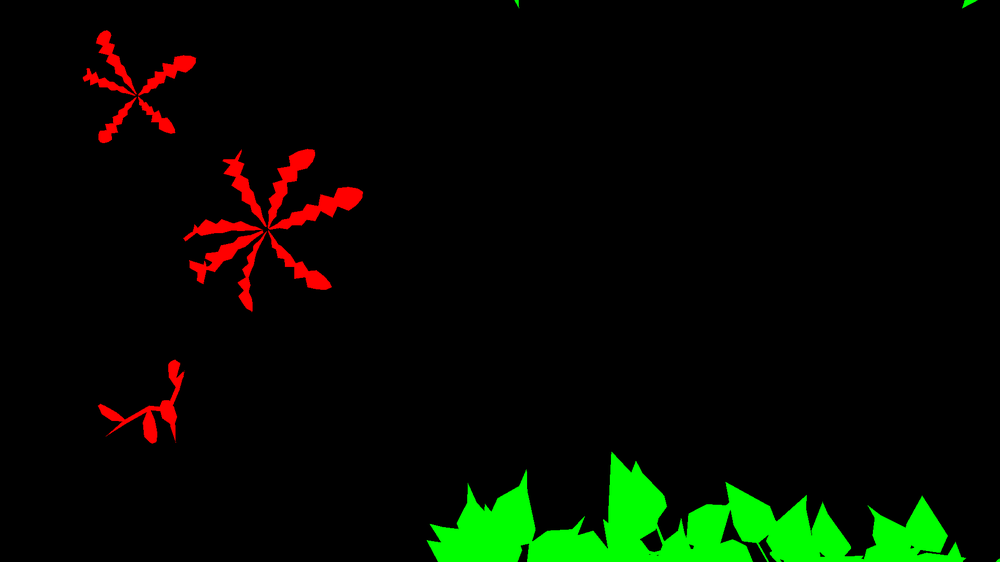
#> input picture cropcraft/output/bean_3weed_01/render/masks/frame_0001.png, 1000 x 562 px, shrunk from 1920 x 1080 before the run; its folder holds only this picture in this run
$ python mask_to_yolo.py
#> lines starting #> are read from the running program, lines starting #| are printed output that depends on the picture; after the words box and inside, x2 and y2 are one past the last pixel; in counts of white or black regions, pixels touching at a corner belong together
import cv2
import numpy as np
import os
import glob

# Get the exact folder where this Python script is saved
SCRIPT_DIR = os.path.dirname(os.path.abspath(__file__))

# Point to the masks and labels folders right next to the script
MASKS_DIR = os.path.join(SCRIPT_DIR, 'masks')
LABELS_DIR = os.path.join(SCRIPT_DIR, 'labels')

# Class IDs: 0 for Crop (Green), 1 for Weed (Red)
CLASS_CROP = 0
CLASS_WEED = 1

# ==========================================
# THE FUSION DIAL (Morphological Kernel Size)
# If the leaves are still separate, increase this to 55 or 65.
# If the box starts grabbing two completely different plants, lower it to 25.
KERNEL_SIZE = 45
# ==========================================

def process_masks():
    mask_files = glob.glob(os.path.join(MASKS_DIR, '*.*'))

    if not mask_files:
        print(f"❌ No masks found in:\n{MASKS_DIR}\nPlease check your folder name!")
        return

    print(f"🔍 Found {len(mask_files)} masks. Starting conversion...")

    # Create the label folder if it doesn't exist yet
    if not os.path.exists(LABELS_DIR):
        os.makedirs(LABELS_DIR)

    for mask_path in mask_files:
        filename = os.path.splitext(os.path.basename(mask_path))[0]
        label_path = os.path.join(LABELS_DIR, f"{filename}.txt")

        mask_img = cv2.imread(mask_path)
#> mask_img is the input picture: shape (562, 1000, 3); mean B, G, R 0, 11.3, 4.7
        if mask_img is None:
            continue

        img_h, img_w = mask_img.shape[:2]
#> img_h = 562; img_w = 1000
        yolo_lines = []

        # Isolate GREEN pixels (Crops)
        lower_green = np.array([0, 100, 0])
        upper_green = np.array([100, 255, 100])
        green_mask = cv2.inRange(mask_img, lower_green, upper_green)
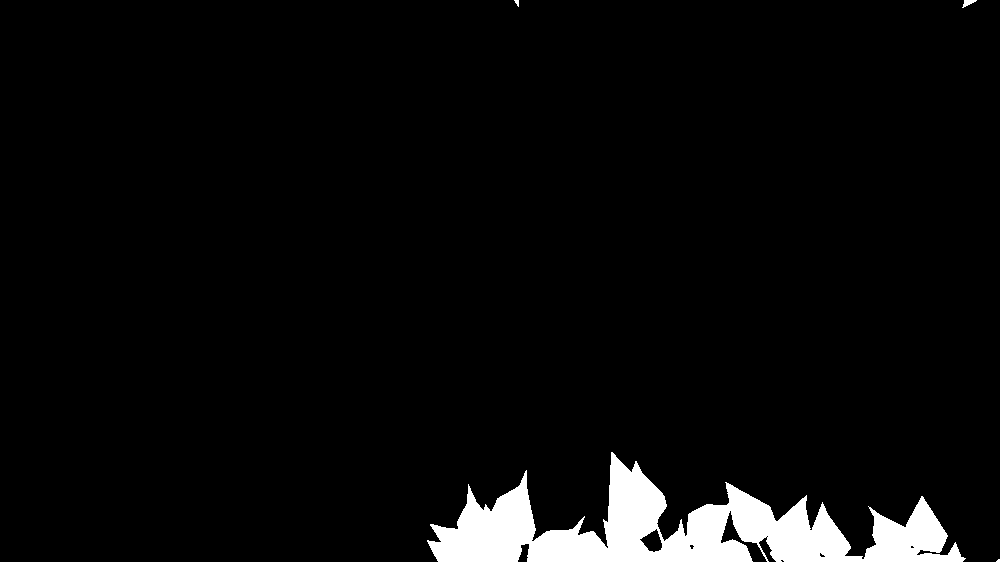
#> green_mask: shape (562, 1000); 4.4% white; 4 white regions (1 under 20 px), largest, box (x1, y1, x2, y2) and area: (427, 452, 966, 562) 24884, (962, 0, 977, 8) 60, (514, 0, 519, 7) 21

        # Isolate RED pixels (Weeds)
        lower_red = np.array([0, 0, 100])
        upper_red = np.array([100, 100, 255])
        red_mask = cv2.inRange(mask_img, lower_red, upper_red)
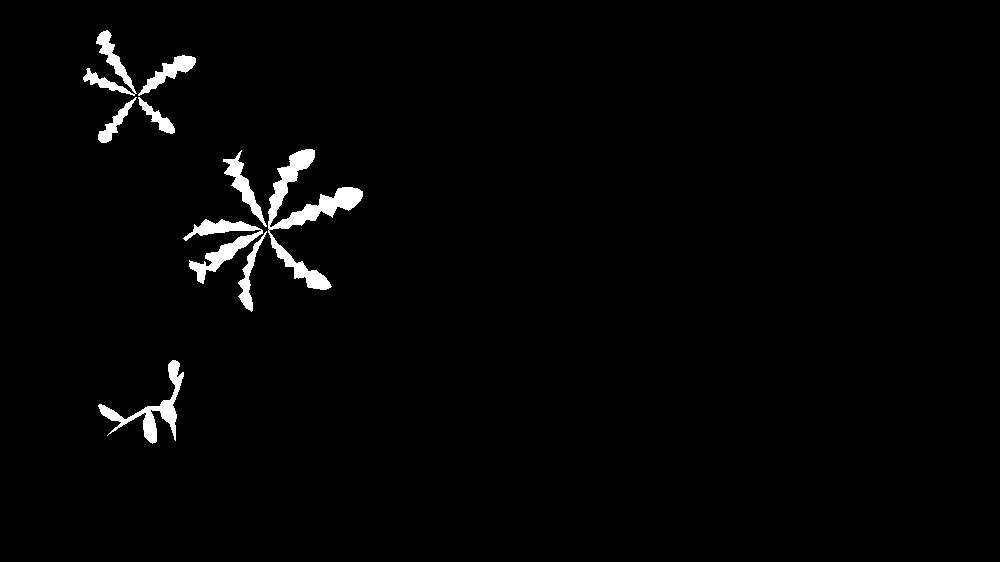
#> red_mask: shape (562, 1000); 1.9% white; 9 white regions, largest, box (x1, y1, x2, y2) and area: (268, 149, 363, 290) 3360, (183, 219, 263, 284) 1629, (98, 360, 184, 444) 1533

        # Helper function to fuse leaves and convert to YOLO format
        def extract_boxes(binary_mask, class_id):
            # THE MORPHOLOGICAL TRICK:
            # 1. Create the "fusion block"
#> called with class_id = 0
            kernel = np.ones((KERNEL_SIZE, KERNEL_SIZE), np.uint8)
            # 2. Apply MORPH_CLOSE to bridge the gaps between leaves
            fused_mask = cv2.morphologyEx(binary_mask, cv2.MORPH_CLOSE, kernel)
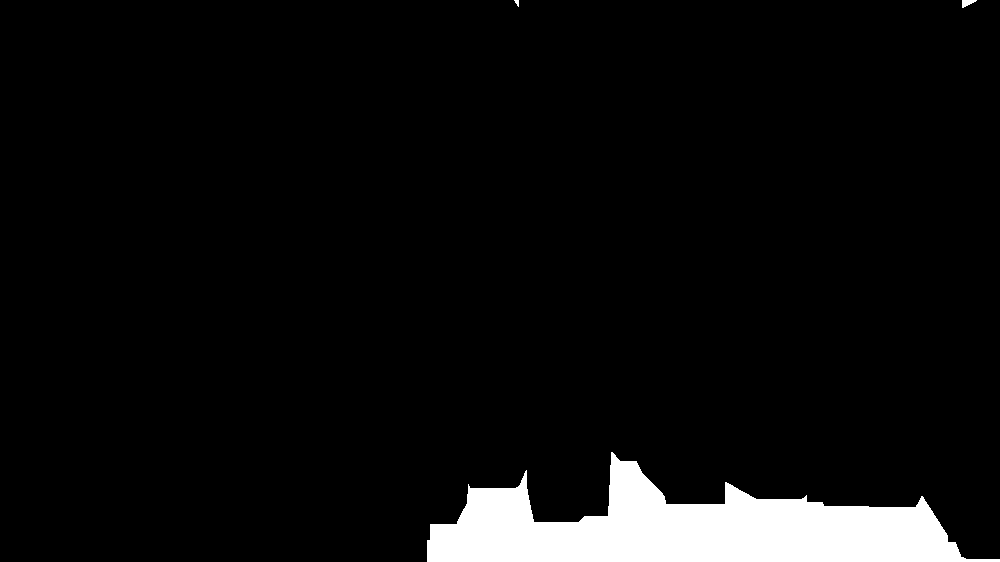
#> fused_mask: shape (562, 1000); 5.7% white; 3 white regions

            # Find contours on the newly fused mask
            contours, _ = cv2.findContours(fused_mask, cv2.RETR_EXTERNAL, cv2.CHAIN_APPROX_SIMPLE)
#> contours = 3 contours, 1 with area under 20; largest, box (x1, y1, x2, y2) and area: (427, 452, 1000, 562) 31104, (962, 0, 977, 8) 52

            for contour in contours:
                if cv2.contourArea(contour) < 50: # Ignore tiny noise
                    continue

                x, y, w, h = cv2.boundingRect(contour)

                # Convert to normalized YOLO math
                x_center = (x + (w / 2.0)) / img_w
                y_center = (y + (h / 2.0)) / img_h
                norm_w = w / img_w
                norm_h = h / img_h

                yolo_lines.append(f"{class_id} {x_center:.6f} {y_center:.6f} {norm_w:.6f} {norm_h:.6f}")
#> this loop made 3 passes
#> (x, y, w, h, x_center, y_center, norm_w, norm_h) on passes 1 to 2: (427, 452, 573, 110, 0.714, 0.902, 0.573, 0.196), (962, 0, 15, 8, 0.97, 0.00712, 0.015, 0.0142)
#> after the loop, yolo_lines = ['0 0.713500 0.902135 0.573000 0.195730', '0 0.969500 0.007117 0.015000 0.014235']

        # Extract boxes
        extract_boxes(green_mask, CLASS_CROP)
        extract_boxes(red_mask, CLASS_WEED)
#> call 2 of extract_boxes, with class_id = 1
#> in extract_boxes (call 2), `fused_mask = cv2.morphologyEx(binary_mask, cv2.MORPH_CLOSE, kernel)`:
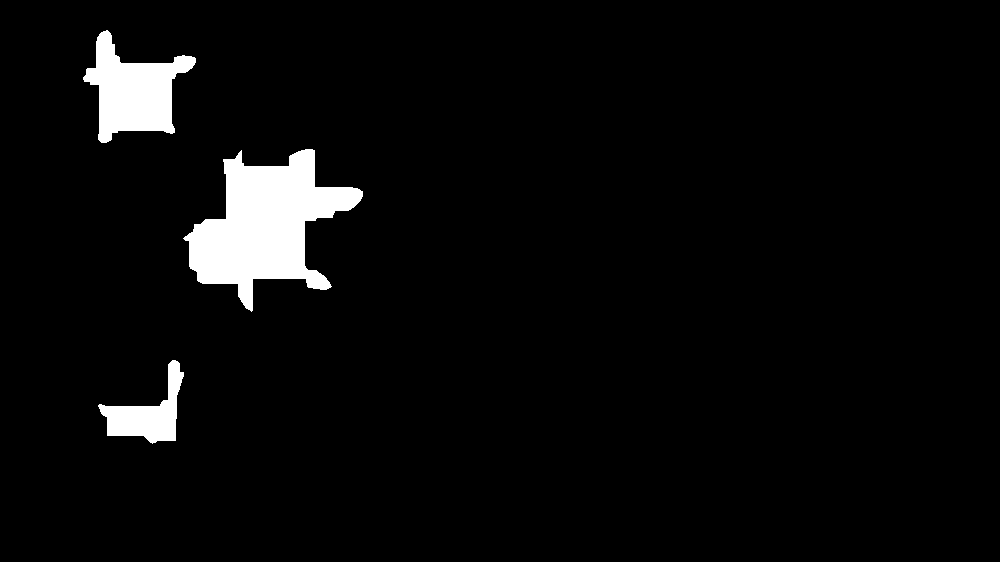
#> fused_mask: shape (562, 1000); 4.2% white; 3 white regions
#> in extract_boxes (call 2), `contours, _ = cv2.findContours(fused_mask, cv2.RETR_EXTERNAL, cv2.CHAI..`: contours = 3 contours; box (x1, y1, x2, y2) and area: (183, 149, 363, 312) 13950, (83, 30, 196, 143) 6134, (98, 360, 184, 444) 2749
#> the loop in extract_boxes (call 2), `for contour in contours:` made 3 passes
#> (x, y, w, h, x_center, y_center, norm_w, norm_h) on passes 1 to 3: (98, 360, 86, 84, 0.141, 0.715, 0.086, 0.149), (183, 149, 180, 163, 0.273, 0.41, 0.18, 0.29), (83, 30, 113, 113, 0.14, 0.154, 0.113, 0.201)
#> after the loop in extract_boxes (call 2), `for contour in contours:`: yolo_lines = ['0 0.713500 0.902135 0.573000 0.195730', '0 0.969500 0.007117 0.015000 0.014235', '1 0.141000 0.715302 0.086000 0.149466', '1 0.273000 0.410142 0.180000 0.290036', '1 0.139500 0.153915 0.113000 0.201068']

        # Save to .txt file
        with open(label_path, 'w') as f:
            f.write('\n'.join(yolo_lines))

    print(f"✅ Conversion complete! {len(mask_files)} .txt files saved to the 'labels' folder.")

if __name__ == '__main__':
    process_masks()
